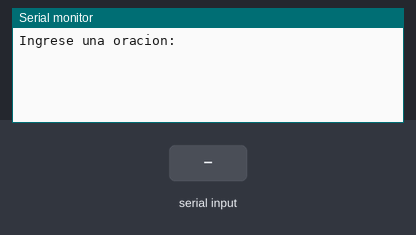
This sketch was run on a simulated Arduino Uno, built with avr-gcc and run on an emulated ATmega328P. Shown: the last lines printed to the serial monitor. Inputs (shaded band) come from the test bench.

Above: at 1.2 s.
1.3 s: "1\n" received over Serial
At 2.5 s:
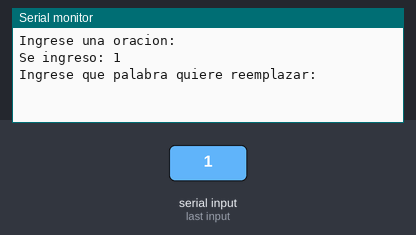
2.8 s: "0\n" received over Serial
At 3.7 s:
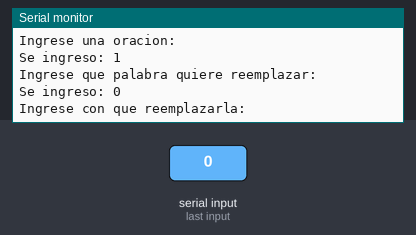
4.3 s: "2\n" received over Serial
At 4.9 s:
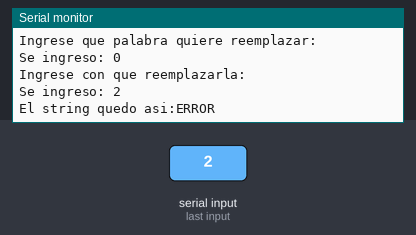

Measured:
- after the input at 1.3 s, the serial monitor: prints a new line at once (image 1)
- after the input at 2.8 s, the serial monitor: prints a new line at once (image 2)
- after the input at 4.3 s, the serial monitor: prints a new line at once (image 3)

The sketch:

1.0_-_Reemplazar_palabra_en_un_String.ino
```cpp
void setup() {
  Serial.begin(9600);
}

void loop() {
  Serial.print("\nIngrese una oracion: ");
  while (Serial.available() == 0)
    delay(1);
  String texto = Serial.readStringUntil('\n');
  Serial.print("\nSe ingreso: " + texto);

  Serial.print("\nIngrese que palabra quiere reemplazar: ");
  while (Serial.available() == 0)
    delay(1);
  String palabra = Serial.readStringUntil('\n');
  Serial.print("\nSe ingreso: " + palabra);

  Serial.print("\nIngrese con que reemplazarla: ");
  while (Serial.available() == 0)
    delay(1);
  String reemplazo = Serial.readStringUntil('\n');
  Serial.print("\nSe ingreso: " + reemplazo);

  String nuevo = Reemplazar_String(texto, palabra, reemplazo);
  Serial.print("\nEl string quedo asi:" + nuevo);

  delay(5000);
}

//---------- Funcion Reemplazar ----------
//Devuelve el string con el cambio realizado!
//Si no encuentra la palabra a reemplazar devuelve ERROR

String Reemplazar_String(String string_origen, String palabra_reemplazar, String reemplazo) {

  //Declaracion de variables:
  int indice_1;
  String string_aux_1;
  int largo_palabra;
  int indice_2;
  String string_aux_2;
  String string_final = "ERROR";

  if (string_origen != "" && palabra_reemplazar != "" && reemplazo != "" ) {
    indice_1 = string_origen.indexOf(palabra_reemplazar);

    if (indice_1 != -1) {

      string_aux_1 = string_origen.substring(0, indice_1);

      largo_palabra = palabra_reemplazar.length();

      indice_2 = indice_1 + largo_palabra;
      string_aux_2 = string_origen.substring(indice_2);

      string_final = string_aux_1 + reemplazo + string_aux_2;

      Serial.print("\n\n\n\n");
      Serial.print("\nString origen:\t" + string_origen);
      Serial.print("\nPalabra a reemplazar:\t" + palabra_reemplazar);
      Serial.print("\nReemplazo:\t" + reemplazo);
      Serial.print("\nIndice_1:\t" + String(indice_1));
      Serial.print("\nAux 1:\t" + string_aux_1);
      Serial.print("\nAux 2:\t" + string_aux_2);
      Serial.print("\nTamaño:\t" + String(largo_palabra));
      Serial.print("\nIndice_2:\t" + String(indice_2));
      Serial.print("\nString final:\t" + string_final);
      Serial.print("\n\n\n\n");
    }
  }
  return string_final;
}
```
